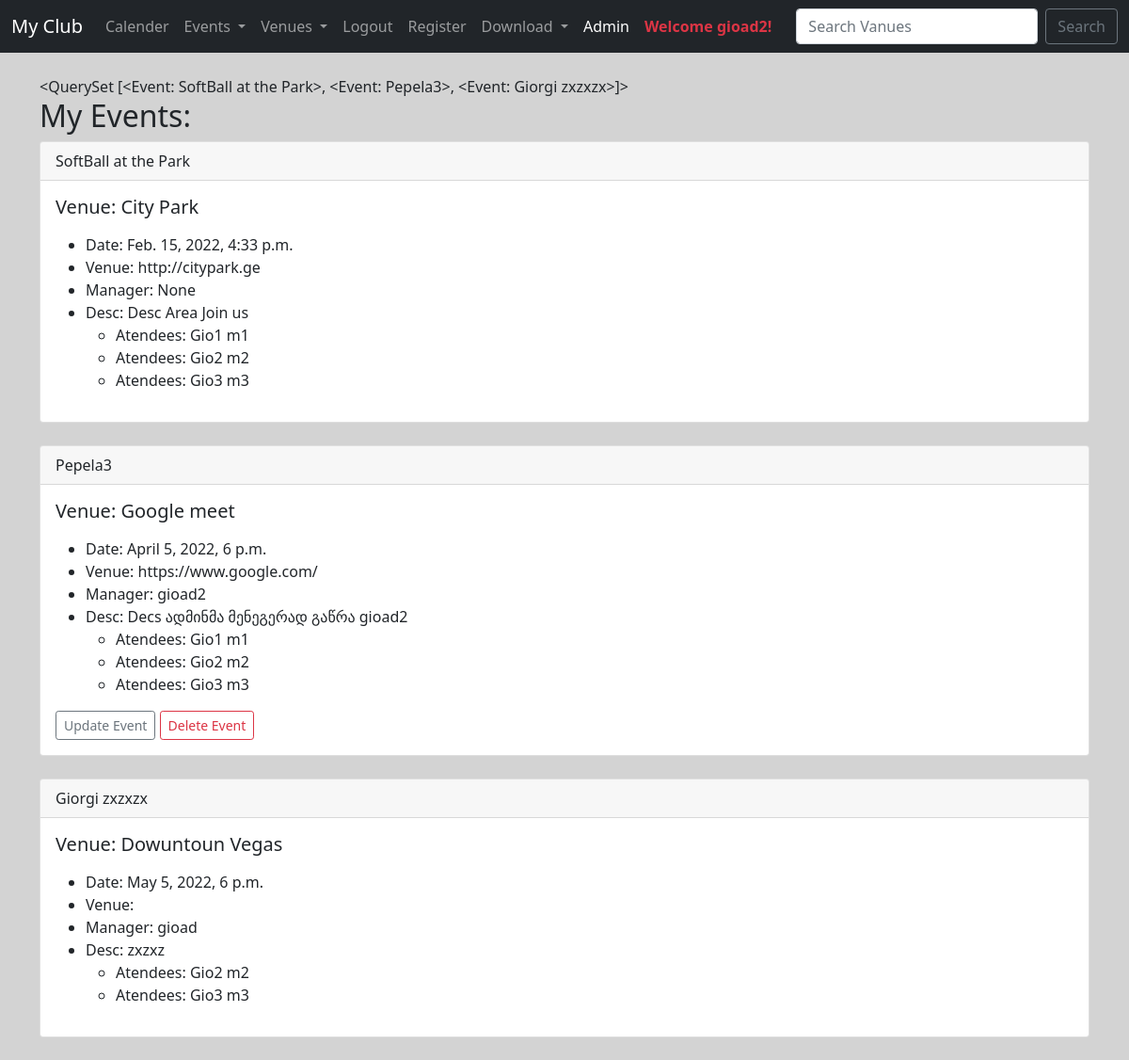
Page /my_events/ (signed in) on the committed database.
### events/models.py (models this page shows, shortened)
class Event(models.Model):
    name =      models.CharField('Event Name', max_length=120)
    event_date = models.DateTimeField()
    venue  =    models.ForeignKey(Venue, blank=True, null=True, on_delete=models.CASCADE)
    manager =   models.ForeignKey(User, blank=True, null=True, on_delete=models.SET_NULL)
    description = models.TextField(blank=True, null=True)
    attendees = models.ManyToManyField(MyClubUser, blank=True)
    approved = models.BooleanField('Aprrovedd', default=False)
    def __str__(self) -> str:
        return self.name

class Venue(models.Model):
    name =      models.CharField('Venue Name', max_length=120)
    address =   models.CharField(max_length=220)
    zip_code =  models.CharField('Zip Code', max_length=15)
    phone =     models.CharField('Contact Phone', max_length=120, blank=True)
    web =       models.URLField('Website Address', blank=True)
    email_address = models.EmailField('Email Address', blank=True)
    owner = models.IntegerField("Venue Owner", blank=False, default=1)
    venue_image = models.ImageField(null=True, blank=True, upload_to='images/')
    def __str__(self) -> str:
        return self.name

class MyClubUser(models.Model):
    first_name =    models.CharField(max_length=244)
    last_name =    models.CharField(max_length=244)
    Email =    models.EmailField('User Email')
    def __str__(self) -> str:
        return self.first_name + ' ' + self.last_name

### events/views.py (the view)
# urls.py: path('my_events/', views.my_events, name='my_events'),
def my_events(request):
    if request.user.is_authenticated:
        print('----')
        me = request.user.id # აქ დამსწარეების აიდის უნდა იღებდეს და შეცდომით უსერის აიდის იღებს. სხვა გზა არ აქვს
        events = Event.objects.filter(attendees=me)
        return render(request, 'events/my_events.html', {'events':events})
    else:
        messages.success(request, ('You have not permishen View this Page!'))
        return redirect('home')

### events/templates/events/my_events.html
{% extends 'events/base.html' %}
{% block content %}
{{ events }}
<h2> My Events: </h2>
{% for item in events %}
<div class="card">
    <div class="card-header">
        {{ item }}
    </div>
    <div class="card-body">
        <h5 class="card-title">Venue: {{ item.venue }}</h5>
        <p class="card-text">
        <ul>
            <li>Date: {{ item.event_date }}</li>
            <li>Venue: {{ item.venue.web }}</li>
            <li>Manager: {{ item.manager }}</li>
            <li>Desc: {{ item.description }}</li>
            <ul>
                {% for user in item.attendees.all %}
                <li>Atendees: {{ user }}</li>
                {% endfor %}
            </ul>
        </ul>
        </p>
        {% if user.is_authenticated %}
        {% if user == item.manager %}
        <a href="{% url 'event_update' item.id %}" class="btn btn-outline-secondary btn-sm">Update Event</a>
        <a href="{% url 'event_delete' item.id %}" class="btn btn-outline-danger btn-sm">Delete Event</a>
        {% endif %}
        {% endif %}
    </div>
</div>
<br>
{% endfor %}
{% endblock %}

### events/templates/events/navbar.html (shortened to what this page needs)
<nav class="navbar navbar-expand-lg navbar-dark bg-dark">
  <div class="container-fluid">
    <a class="navbar-brand" href="{% url 'home' %}">My Club</a>
  <div class="collapse navbar-collapse" id="navbarSupportedContent">
    <ul class="navbar-nav me-auto mb-2 mb-lg-0">
        <li class="nav-item">
          <a class="nav-link" href="{% url 'home' '2022' 'March' %}">Calender</a>
        </li>
        <li class="nav-item dropdown">
          <a class="nav-link dropdown-toggle" href="#" id="navbarDropdown" role="button" data-bs-toggle="dropdown"
            aria-expanded="false">
            Events
          </a>
        </li>
        <li class="nav-item dropdown">
          <a class="nav-link dropdown-toggle" href="#" id="navbarDropdown" role="button" data-bs-toggle="dropdown"
          aria-expanded="false">
          Venues
        </a>
        </li>
        {% if user.is_authenticated %}
        <li class="nav-item">
          <a class="nav-link" href="{% url 'logout' %}">Logout</a>
        </li>
        <li class="nav-item">
          <a class="nav-link" href="{% url 'register' %}">Register</a>
        </li>
        {% else %}
        <li class="nav-item">
          <a class="nav-link" href="{% url 'login' %}">Login</a>
        </li>
        {% endif %}
        <li class="nav-item dropdown">
          <a class="nav-link dropdown-toggle" href="#" id="navbarDropdown" role="button" data-bs-toggle="dropdown"
            aria-expanded="false">
            Download
          </a>
        </li>
        <li class="nav-item">
          <a class="nav-link active" aria-current="page" href="{% url 'admin:index' %}">Admin</a>
        </li>
        {% if user.is_superuser %}
        <li class="nav-item">
          <a class="nav-link active text-danger" aria-current="page" href="{% url 'admin_aprroval' %}">
            <strong>
              {{ user }}
            </strong>
          </a>
        </li>
        {% else %}
        {% if user.is_authenticated %}
        <li class="nav-item">
          <a class="nav-link active text-danger" aria-current="page" href="#">
            <strong>
            Welcome {{ user }}!
            </strong>
          </a>
        </li>
        {% endif %}
        {% endif %}
      </ul>
      <form class="d-flex" method="POST" action="{% url 'search_venue' %}">
        <input class="form-control me-2" type="search" placeholder="Search Vanues" aria-label="Search" name="q">
        <button class="btn btn-outline-secondary" type="submit">Search</button>
      </form>
    </div>
  </div>
</nav>

### events/templates/events/base.html (style rules this page uses)
body { background: lightgrey; }

### rows in the picture
Event: name.name "<QuerySet [<Event: SoftBall at the Park>, <Event: Pepela3>, <Event: Giorgi zxzxzx>]>", name "SoftBall at the Park", venue "City Park", event_date "Feb. 15, 2022, 4:33 p.m.", venue.web "http://citypark.ge", manager "None", description "Desc Area Join us"
MyClubUser: first_name+last_name "Gio1 m1"
MyClubUser: first_name+last_name "Gio2 m2"
MyClubUser: first_name+last_name "Gio3 m3"
Event: name "Pepela3", venue "Google meet", event_date "April 5, 2022, 6 p.m.", venue.web "https://www.google.com/", manager "gioad2", description "Decs ადმინმა მენეგერად გაწრა gioad2", shows "Update Event"
Event: name "Giorgi zxzxzx", venue "Dowuntoun Vegas", event_date "May 5, 2022, 6 p.m.", manager "gioad", description "zxzxz"

### other values in the picture
{{ user }} "gioad2"
